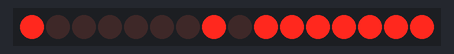
A sketch run on a simulated Arduino Uno, built with avr-gcc and run on an emulated ATmega328P. Shown: 16 shift-register outputs drawn as a row of LEDs (first output left, lit = HIGH). Wiring (inferred from the names in the program): 2 × shift register (74HC595): data pin 11; shift clock pin 12; latch pin 8. Wiring (inferred from the signals the program sends): row of LEDs: on Q0, Q1, Q2, Q3, Q4, Q5, Q6, Q7, Q8, Q9, Q10, Q11, Q12, Q13, Q14, Q15.

Above: at 0.05 s.
At 0.45 s:
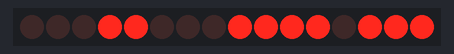
At 0.85 s:
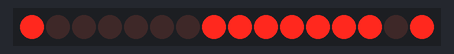
At 1.65 s:
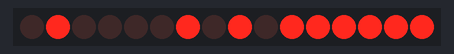
At 2.45 s:
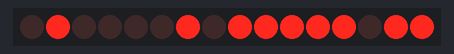
At 3.35 s:
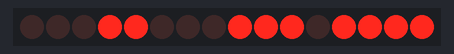
Timing chart, 0 to 3.6 s (numbered marks = the images above):
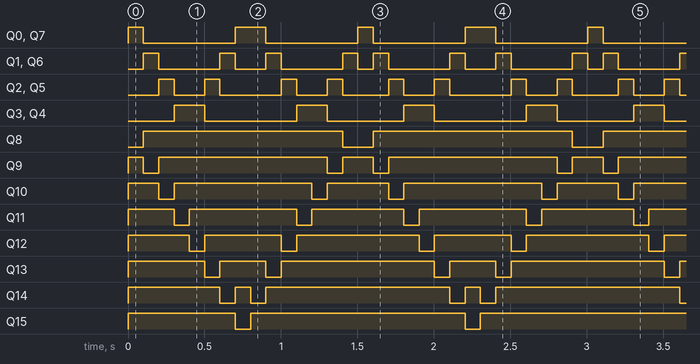

Measured:
- by itself, Q0, Q7: repeats every 1.5 s: LOW 0.60 s, HIGH 0.20 s, LOW 0.60 s, HIGH 0.10 s
- by itself, Q1, Q6: repeats every 1.5 s: LOW 0.40 s, HIGH 0.10 s, LOW 0.20 s, HIGH 0.10 s, LOW 0.40 s, HIGH 0.10 s, LOW 0.10 s, HIGH 0.10 s
- by itself, Q2, Q5: repeats every 1.5 s: LOW 0.20 s, HIGH 0.10 s, LOW 0.40 s, HIGH 0.10 s, LOW 0.20 s, HIGH 0.10 s, LOW 0.30 s, HIGH 0.10 s
- by itself, Q3, Q4: alternates HIGH for 0.20 s and LOW for 0.55 s
- by itself, Q8: alternates HIGH for 1.3 s and LOW for 0.20 s
- by itself, Q9: repeats every 1.5 s: LOW 0.10 s, HIGH 1.1 s, LOW 0.10 s, HIGH 0.20 s
- by itself, Q10: repeats every 1.5 s: LOW 0.10 s, HIGH 0.90 s, LOW 0.10 s, HIGH 0.40 s
- by itself, Q11: repeats every 1.5 s: LOW 0.10 s, HIGH 0.70 s, LOW 0.10 s, HIGH 0.60 s

The sketch:

Shift_Cascade_Matrix.ino
```cpp
/*
  Shift_Cascade.ino

  Shifts up to a 4 byte piece of data to a set of shift registers,
  one shift register per byte.

  To verify the output (and make it more fun) the outputs are connected
  to an 8x8 LED matrix.

  So far this code has been tested with 2 cascaded shift registers,
  taking a 2 byte piece of data as input.

  History:
  10/04/2014 -- Created from an example, and wrote shiftCascade function.
  10/17/2014 -- Added comments, and cleaned up code.
 */

// Constants
const int dataPin   = 11;    // The data to be parallelized (up to 4 bytes)
const int clockPin  = 12;    // Pulsed high to transfer one bit of data to an internal register
const int latchPin  = 8;     // Pulsed high to transfer the internal register to Q0-Q7.

const int numRows   = 8;     // The number of output rows on the LED matrix
const int numCols   = 8;     // The number of output columns on the LED matrix

// Global variables
byte matrixX[numRows] = {170, 85, 170, 85, 170, 85, 170, 85};            // Values to display an X on the LED matrix
byte matrixALL[numRows] = {255, 255, 255, 255, 255, 255, 255, 255};      // Values to light all LEDs in the matrix
byte matrix[numRows] = {170, 85, 170, 85, 170, 85, 170, 85};             // 8x8 (1 byte = 8 bits) internal array representing the LED matrix


void setup()
{
  // Initialize the serial connection
  Serial.begin(9600);

  // Set pin modes
  pinMode(latchPin, OUTPUT);
  pinMode(clockPin, OUTPUT);
  pinMode(dataPin, OUTPUT);

  // Load an X into the internal matrix
  matrix[0] = B10000001;
  matrix[1] = B01000010;
  matrix[2] = B00100100;
  matrix[3] = B00011000;
  matrix[4] = B00011000;
  matrix[5] = B00100100;
  matrix[6] = B01000010;
  matrix[7] = B10000001;
}


//
// The shiftCascade function outputs n bytes of data on cascaded shift registers.
// The data is output 1 byte per 74xx595 chip.
//
// dataPin     - The Arduino pin connected to data pin (14) on the shift register.
// clockPin    - The Arduino pin connected to clock pin (11) on the shift register.
// data        - Up to 4 bytes of data to shift into registers.
// numCascades - The number of bytes of data to shift in (one byte per 74xx595 chip)
//
void shiftCascade(int dataPin, int clockPin, unsigned long data, int numCascades)
{
  for (int i=numCascades; i>0; i--)
  {
    shiftOut(dataPin, clockPin, MSBFIRST, data >> 8*(i-1));
  }
}


//
// Reads data from an internal array (matrix), and
// shifts it out to a set of cascaded shift registers
//
// Data is shifted one row at a time from the matrix
//
// Inputs:
//   bounce is a boolean indicating whether the routine
//     shifts data back out from row n to 1, after
//     shifting from 1 - n, making the display appear
//     to bounce.
//   speed is a number indicating how quickly to display
//     each row in sequence.  speed = 0 appears to display
//     the whole matrix at once.
//
// Assumptions:
//    matrix[] contains the data to be displayed, one byte per row.
//    numRows is the number of rows to be shifted.  This is typically 8.
//    dataPin, clockPin, and latchPin are defined.
//
void drawMatrix(boolean bounce, int speed=100)
{
  unsigned int dataRow;
  byte rowByte=254;            // All rows should be HIGH except the active row.
  byte colByte;                // The 8 bits of data to display.
  int sleep=0;                 // Setting this to something higher than 0 makes an animation.

  if (bounce)
  {
    sleep = speed;
  }

  // Shift data out one row at a time.
  // If sleep is set to something other than zero,
  // the shifting will appear to animate.
  for (int i=0; i<numRows; i++)
  {
    colByte = matrix[i];                            // Retrieve the next row from the global array
    dataRow = word(rowByte, colByte);               // Make a 2 byte value with the row byte the high order.
    digitalWrite(latchPin, LOW);                    // Make sure the latch pin is low until we shift out the data.
    shiftCascade(dataPin, clockPin, dataRow, 2);    // Shift out two bytes of data.
    digitalWrite(latchPin, HIGH);                   // Set the latch pin to high to transfer the data to the outputs on the 74595
    rowByte = (rowByte << 1) + 1;                   // Disable the current row on the LED, and enable the next one.
    delay(sleep);
  }

  // If bounce was specified, repeat outputting the data
  // in the other direction.
  if (bounce)
  {
    rowByte = 191;                           // Set the active row to the penultimate row (all HIGH except 2^6)
    for (int i=numRows-1; i>0; i--)          // Work backward to the second row
    {
      colByte = matrix[i];
      dataRow = word(rowByte, colByte);
      digitalWrite(latchPin, LOW);
      shiftCascade(dataPin, clockPin, dataRow, 2);
      digitalWrite(latchPin, HIGH);
      rowByte = (rowByte >> 1) + 128;        // 128 is added because the >> shifts in a zero, and we need a one.
      delay(sleep);
    }
  }
}


void loop()
{
  drawMatrix(true);  // The bounce and speed parameters can be used to slow down the display.
}
```
